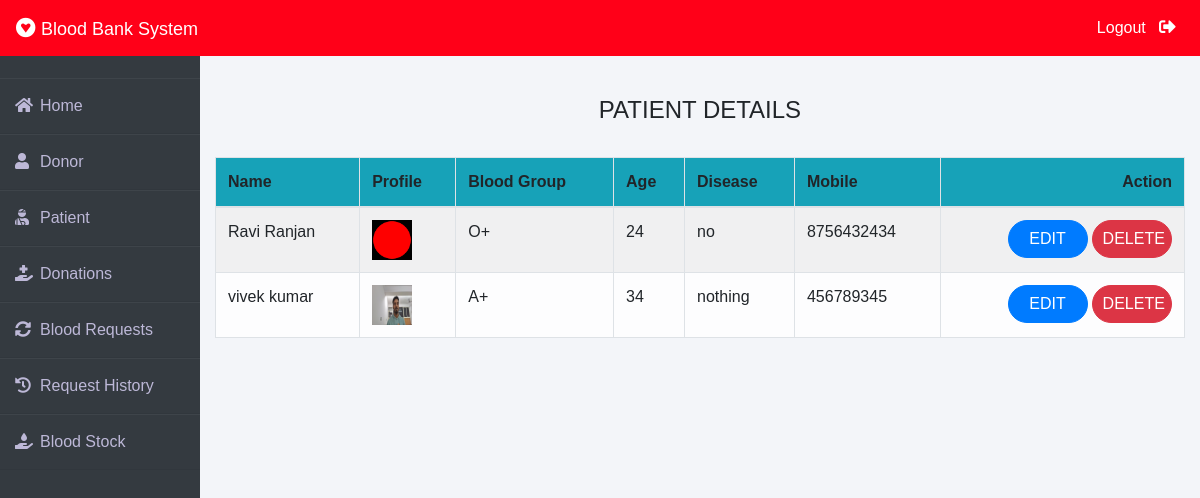
The page /admin-patient (signed in) on the database its author committed.
### patient/models.py (models this page shows, shortened)
class Patient(models.Model):
    user=models.OneToOneField(User,on_delete=models.CASCADE)
    profile_pic= models.ImageField(upload_to='profile_pic/Patient/',null=True,blank=True)
    age=models.PositiveIntegerField()
    bloodgroup=models.CharField(max_length=10)
    disease=models.CharField(max_length=100)
    doctorname=models.CharField(max_length=50)
    address = models.CharField(max_length=40)
    mobile = models.CharField(max_length=20,null=False)
    @property
    def get_name(self):
        return self.user.first_name+" "+self.user.last_name

### blood/views.py (the view)
# urls.py: path('admin-patient', views.admin_patient_view,name='admin-patient'),
@login_required(login_url='adminlogin')
def admin_patient_view(request):
    patients=pmodels.Patient.objects.all()
    return render(request,'blood/admin_patient.html',{'patients':patients})

### templates/blood/admin_patient.html
{% extends 'blood/adminbase.html' %}
{% block content %}
{% load widget_tweaks %}
{%load static%}
<br><br>
<div class="container">
    <H4 class="text-center">PATIENT DETAILS</H4><br>
    <table class="table table-light table-hover table-bordered table-striped">
        <thead class="bg-info">
            <tr>
                <th scope="col">Name</th>
                <th scope="col">Profile</th>
                <th scope="col">Blood Group</th>
                <th scope="col">Age</th>
                <th scope="col">Disease</th>
                <th scope="col">Mobile</th>
                <th class="text-right">Action</th>
            </tr>
        </thead>
        <tbody>
            {% for t in patients %}
            <tr>
                <td> {{t.get_name}}</td>
                <td> <img src="{% static t.profile_pic.url %}" alt="Profile Pic" height="40px" width="40px" /></td>
                <td>{{t.bloodgroup}}</td>
                <td>{{t.age}}</td>
                <td>{{t.disease}}</td>
                <td>{{t.mobile}}</td>
                <td class="text-right">
                    <button class="btn btn-primary badge-pill" style="width: 80px;"><a  style="text-decoration: none;color: white;" href="{% url 'update-patient' t.id  %}">EDIT</a> </button>
                    <button class="btn btn-danger badge-pill" style="width: 80px;"><a  style="text-decoration: none;color: white;" href="{% url 'delete-patient' t.id  %}">DELETE</a> </button>
                </td>
            </tr>
            {% endfor %}
        </tbody>
    </table>
</div>
{% endblock content %}

### templates/blood/adminbase.html (style rules this page uses)
* { margin: 0; padding: 0; box-sizing: border-box; list-style: none; text-decoration: none; font-family: 'Josefin Sans', sans-serif; }
body { background-color: #f3f5f9; }

### rows shown on the page
Patient: get_name "Ravi Ranjan", profile_pic (picture), bloodgroup "O+", age "24", disease "no", mobile "8756432434"
Patient: get_name "vivek kumar", profile_pic (picture), bloodgroup "A+", age "34", disease "nothing", mobile "456789345"
